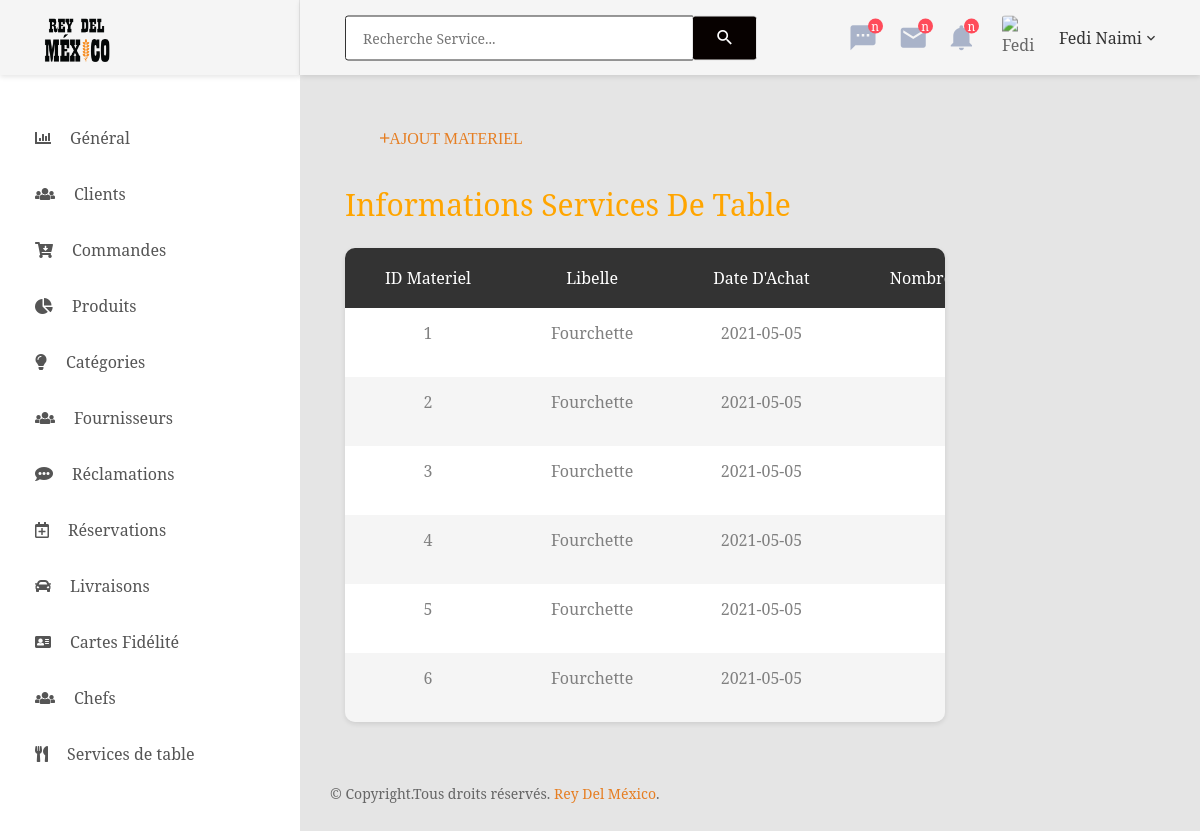
Page /view/back/showService.php on the committed database.
### tables this page shows
CREATE TABLE `materiel` (
  `id_materiel` int(11) NOT NULL,
  `libelle` varchar(50) NOT NULL,
  `date_achat` date NOT NULL,
  `local` int(11) NOT NULL,
  `nbPieces` int(11) NOT NULL
);

### controller/materielC.php (called while the page is built, shortened)
<?php
class materielC{
    function afficherMateriel()
    {
      $sql = " SELECT * FROM materiel order by date_achat ASC";
      $db = config::getConnexion();
      try {
        $liste= $db->query($sql);
        return $liste;
      } catch(Exception $e) {
          die('Erreur: ' .$e->getMessage());
      }
    }
	}

### view/back/showService.php (the view, shortened to what this page needs)
<?PHP
  include_once '../../controller/materielC.php';
	$materielC = new materielC();
	$listeMateriel= $materielC->afficherMateriel();
?>
<!DOCTYPE html>
<html lang="en">
<head>
	<link href="css/font-face.css" rel="stylesheet" media="all">
	<link href="vendor/font-awesome-4.7/css/font-awesome.min.css" rel="stylesheet" media="all">
	<link href="vendor/font-awesome-5/css/fontawesome-all.min.css" rel="stylesheet" media="all">
	<link href="vendor/mdi-font/css/material-design-iconic-font.min.css" rel="stylesheet" media="all">
	<link href="vendor/bootstrap-4.1/bootstrap.min.css" rel="stylesheet" media="all">
	<link href="vendor/animsition/animsition.min.css" rel="stylesheet" media="all">
	<link href="vendor/bootstrap-progressbar/bootstrap-progressbar-3.3.4.min.css" rel="stylesheet" media="all">
	<link href="vendor/wow/animate.css" rel="stylesheet" media="all">
	<link href="vendor/css-hamburgers/hamburgers.min.css" rel="stylesheet" media="all">
	<link href="vendor/slick/slick.css" rel="stylesheet" media="all">
	<link href="vendor/select2/select2.min.css" rel="stylesheet" media="all">
	<link href="vendor/perfect-scrollbar/perfect-scrollbar.css" rel="stylesheet" media="all">
	<link href="css/theme.css" rel="stylesheet" media="all">
</head>
<body class="animsition">
    <div class="page-wrapper">
        <aside class="menu-sidebar d-none d-lg-block">
            <div class="logo">
                <a href="#">
                    <img src="images/icon/logo.png" alt="Cool Admin" />
                </a>
            </div>
            <div class="menu-sidebar__content js-scrollbar1">
                <nav class="navbar-sidebar">
                    <ul class="list-unstyled navbar__list">
                        <li class="has-sub">
                            <a class="js-arrow" href="index.php">
                                <i class="fa fa-bar-chart"></i>Général</a>
                        </li>
                        <li>
                            <a href="showClientlient.php">
                                <i class="fas fa-users"></i>Clients</a>
                        </li>
                        <li>
                            <a href="showCommande.php">
                                <i class="fas fa-cart-arrow-down"></i>Commandes</a>
                        </li>
                        <li>
                            <a href="showProduit.php">
                                <i class="fa fa-pie-chart"></i>Produits</a>
                        </li>
                        <li>
                            <a href="showCategorie.php">
                                <i class="fa fa-lightbulb-o"></i>Catégories</a>
                        </li>
                        <li>
                            <a href="showFournisseur.php">
                                <i class="fas fa-users"></i>Fournisseurs</a>
                        </li>
                        <li>
                            <a href="showReclamation.php">
                                <i class="fas fa-comment-alt"></i>Réclamations</a>
                        </li>
                        <li>
                            <a href="showReservation.php">
                                <i class="far fa-calendar-plus"></i>Réservations</a>
                        </li>
                        <li>
                            <a href="showLivraison.php">
                                <i class="fa fa-automobile" ></i>Livraisons</a>
                        </li>
                        <li>
                            <a href="showCarteFidelite.php">
                                <i class="fa fa-address-card"></i>Cartes Fidélité</a>
                        </li>
                        <li>
                            <a href="showChef.php">
                                <i class="fas fa-users"></i>Chefs</a>
                        </li>
                        <li>
                            <a href="showMateriel.php">
                                <i class="	fas fa-utensils"></i>Services de table</a>
                        </li>
                        <li>
                            <a href="showLocal.php">
                                <i class="fas fa-map-marker-alt"></i>Locaux</a>
                        </li>
                            </ul>
                </nav>
            </div>
        </aside>
		<div class="page-container">
			<header class="header-desktop">
				<div class="section__content section__content--p30">
					<div class="container-fluid">
						<div class="header-wrap">
							<form class="form-header" action="" method="POST">
								<input class="au-input au-input--xl" type="text" name="search" placeholder="Recherche Service..." />
								<button class="au-btn--submit" type="submit">
									<i class="zmdi zmdi-search"></i>
								</button>
							</form>
							<div class="header-button">
                                <div class="noti-wrap">
                                    <div class="noti__item js-item-menu">
                                        <i class="zmdi zmdi-comment-more"></i>
                                        <span class="quantity">n</span>
                                    </div>
                                    <div class="noti__item js-item-menu">
                                        <i class="zmdi zmdi-email"></i>
                                        <span class="quantity">n</span>
                                    </div>
                                    <div class="noti__item js-item-menu">
                                        <i class="zmdi zmdi-notifications"></i>
                                        <span class="quantity">n</span>
                                    </div>
                                </div>
                                <div class="account-wrap">
                                    <div class="account-item clearfix js-item-menu">
                                        <div class="image">
                                            <img src="images/icon/avatar-01.jpg" alt="Fedi Naimi" />
                                        </div>
                                        <div class="content">
                                            <a class="js-acc-btn" href="#">fedi naimi</a>
                                        </div>
                                    </div>
                                </div>
                            </div>
                        </div>
                    </div>
                </div>
            </header>
			<div class="main-content">
				<div class="section__content section__content--p30">
					<div class="container-fluid">
						<div class="row">
                            <div class="col-md-12">
                                <div class="overview-wrap">
                                    <button class="au-btn au-btn-icon au-btn--blue">
                                    <a href="addMateriel.php"> <i class="zmdi zmdi-plus">Ajout Materiel</i></a></button>
                                </div>
                            </div>
                        </div>
						<div class="row">
                            <div class="col-lg-9">
								<br>
                                <h2 class="title-1 m-b-25">Informations Services de table</h2>
                                <div class="table-responsive table--no-card m-b-40">
                                    <table class="table table-borderless table-striped table-earning">
                                        <thead>
                                            <tr>
                                            <th class="text-center">ID materiel</th>
                                                <th class="text-center">Libelle</th>
                                                <th class="text-center">Date d'Achat</th>
                                                <th class="text-center">Nombre des pieces</th>
                                            </tr>
                                        </thead>
                                        <tbody>
                                        <?PHP
foreach($listeMateriel as $materiel){
?>
<tr>
<td class="text-center"><?PHP echo $materiel['id_materiel']; ?></td>
<td class="text-center"><?PHP echo $materiel['libelle']; ?></td>
<td class="text-center"><?PHP echo $materiel['date_achat']; ?></td>
<td class="text-center"><?PHP echo $materiel['nbPieces']; ?></td>
</tr>
<?PHP
}
?>
                                        </tbody>
                                    </table>
                                </div>
                            </div>
						<div class="row">
								<div class="col-md-12">
										<div class="copyright">
												<p>&copy; Copyright.Tous droits réservés. <a href="1.html">Rey Del México</a>.</p>
										</div>
								</div>
						</div>
					</div>
				</div>
			</div>
		</div>
	</div>
</body>
</html>

### rows in the picture
materiel: id_materiel "1", libelle "Fourchette", date_achat "2021-05-05"
materiel: id_materiel "2", libelle "Fourchette", date_achat "2021-05-05"
materiel: id_materiel "3", libelle "Fourchette", date_achat "2021-05-05"
materiel: id_materiel "4", libelle "Fourchette", date_achat "2021-05-05"
materiel: id_materiel "5", libelle "Fourchette", date_achat "2021-05-05"
materiel: id_materiel "6", libelle "Fourchette", date_achat "2021-05-05"
